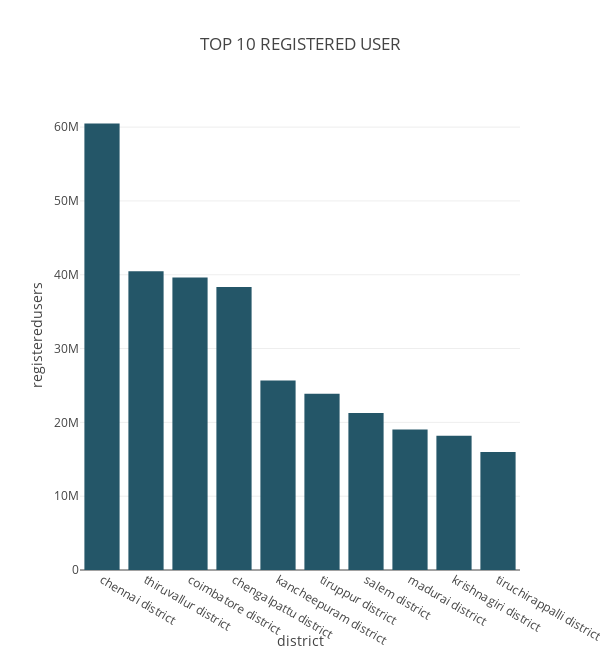
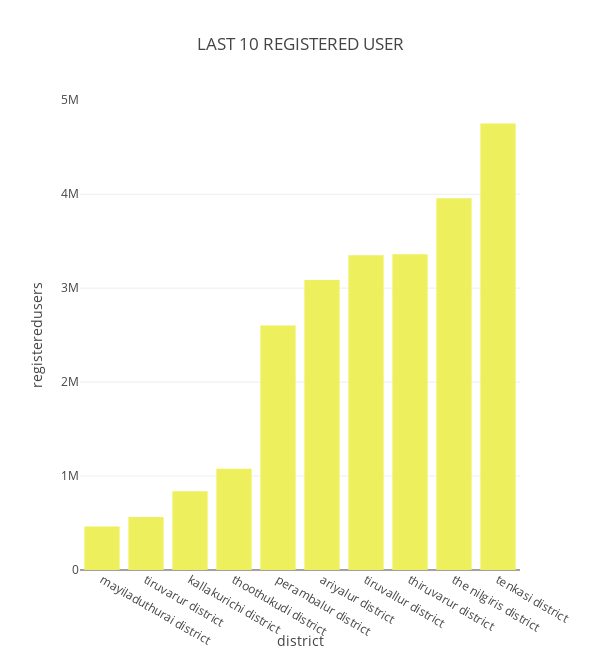

Notebook code for these charts, in order:
### Code cell
top_chart_registered_users("map_user", 'Tamil Nadu')

### Figure 1 — Plotly figure (JSON) as saved in the notebook; plotly's stock layout.template omitted (floating-point values rounded to 4 significant figures)
{"data": [{"hovertemplate": "district=%{x}<br>registeredusers=%{y}<extra></extra>", "legendgroup": "", "marker": {"color": "rgb(36, 86, 104)", "pattern": {"shape": ""}}, "name": "", "orientation": "v", "showlegend": false, "textposition": "auto", "type": "bar", "x": ["chennai district", "thiruvallur district", "coimbatore district", "chengalpattu district", "kancheepuram district", "tiruppur district", "salem district", "madurai district", "krishnagiri district", "tiruchirappalli district"], "xaxis": "x", "y": [60490490, 40468327, 39627880, 38351134, 25679597, 23863842, 21272861, 19048714, 18178191, 15991883], "yaxis": "y"}], "layout": {"barmode": "relative", "height": 650, "legend": {"tracegroupgap": 0}, "title": {"text": "TOP 10 REGISTERED USER"}, "width": 600, "xaxis": {"anchor": "y", "domain": [0, 1], "title": {"text": "district"}}, "yaxis": {"anchor": "x", "domain": [0, 1], "title": {"text": "registeredusers"}}}}

### Figure 2 — Plotly figure (JSON) as saved in the notebook; plotly's stock layout.template omitted (floating-point values rounded to 4 significant figures)
{"data": [{"hovertemplate": "<b>%{hovertext}</b><br><br>district=%{x}<br>registeredusers=%{y}<extra></extra>", "hovertext": ["mayiladuthurai district", "tiruvarur district", "kallakurichi district", "thoothukudi district", "perambalur district", "ariyalur district", "tiruvallur district", "thiruvarur district", "the nilgiris district", "tenkasi district"], "legendgroup": "", "marker": {"color": "rgb(237, 239, 93)", "pattern": {"shape": ""}}, "name": "", "orientation": "v", "showlegend": false, "textposition": "auto", "type": "bar", "x": ["mayiladuthurai district", "tiruvarur district", "kallakurichi district", "thoothukudi district", "perambalur district", "ariyalur district", "tiruvallur district", "thiruvarur district", "the nilgiris district", "tenkasi district"], "xaxis": "x", "y": [462212, 564023, 839231, 1077786, 2602302, 3086580, 3350094, 3361958, 3955863, 4752817], "yaxis": "y"}], "layout": {"barmode": "relative", "height": 650, "legend": {"tracegroupgap": 0}, "title": {"text": "LAST 10 REGISTERED USER"}, "width": 600, "xaxis": {"anchor": "y", "domain": [0, 1], "title": {"text": "district"}}, "yaxis": {"anchor": "x", "domain": [0, 1], "title": {"text": "registeredusers"}}}}
